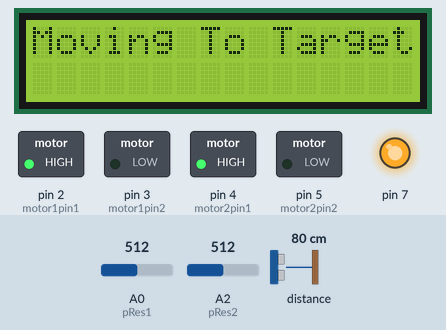
This sketch was run on a simulated Arduino Uno, built with avr-gcc and run on an emulated ATmega328P. Shown: 16×2 character LCD, switched loads named in the sketch (green lamp = pin HIGH), output pins drawn as LEDs (lit = HIGH). The test bench sets the inputs (shaded band); at power-on: A2 (pRes2) = 512, distance to the obstacle 80 cm, A0 (pRes1) = 512. The echo pulse lasts 58.3 µs per cm; pins used as bus, display or sensor lines are not drawn; what the sketch prints to the serial monitor is not drawn.

Above: at 1.2 s.
1.3 s: A2 (pRes2) set to 538
At 2.1 s:
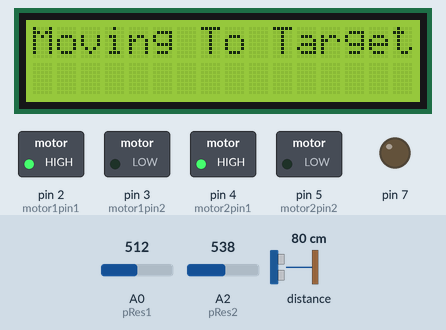
2.9 s: distance to the obstacle set to 9 cm
4.4 s: distance to the obstacle set to 6 cm
At 5.5 s:
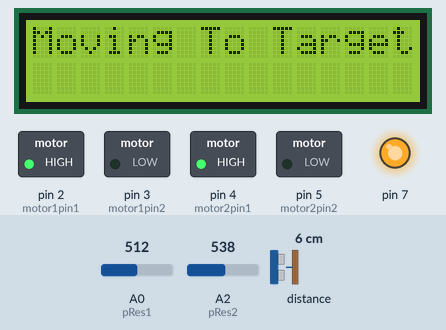
6.1 s: A0 (pRes1) set to 109
9.1 s: A0 (pRes1) set to 92
12.1 s: distance to the obstacle set to 2 cm
At 13.3 s:
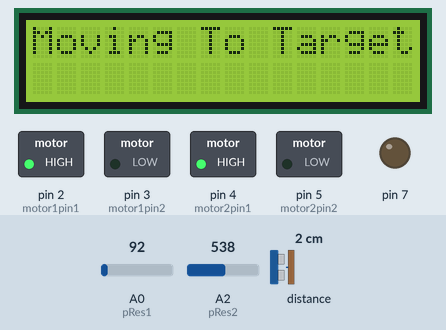
Timing chart, 0 to 14.7 s (numbered marks = the images above; inputs shaded):
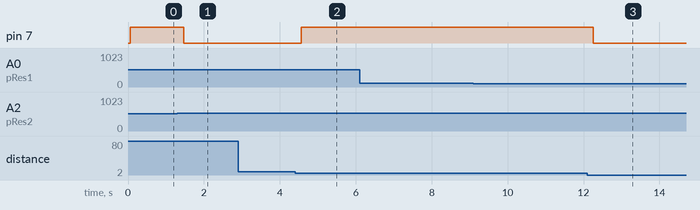

Measured:
- the behaviour switches between 521 and 522 on A2 (pRes2) (found by bisection; images 0 and 1)
- the behaviour switches between 8 and 7 cm on distance to the obstacle (found by bisection; images 1 and 2)
- after the input at 1.3 s, pin 7: HIGH → LOW after 0.17 s
- after the input at 2.9 s, every drawn part: stays the same
- after the input at 4.4 s, pin 7: LOW → HIGH after 0.16 s
- after the input at 6.1 s, every drawn part: stays the same
- after the input at 9.1 s, every drawn part: stays the same
- after the input at 12.1 s, pin 7: HIGH → LOW after 0.15 s

The sketch:

controller.ino
```cpp
#include <LiquidCrystal.h>

const int rs = 13, en = 12, d4 = 11, d5 = 10, d6 = 9, d7 = 8;
LiquidCrystal lcd(rs, en, d4, d5, d6, d7);
#define LCD_CONTRAST_PIN 6
#define LCD_BACKLIGHT_PIN 10


//ultrasonic sensor
#define trigPin 1 //trigger
#define echoPin 0 //echo


//motors
int motor1pin1 = 2;
int motor1pin2 = 3;

int motor2pin1 = 4;
int motor2pin2 = 5;


//photoresistors
#define pRes1 A0 //left
#define pRes2 A2 //right

//constants
#define turnDelay 30
#define updateDelay 70
#define lightThreshold 50

bool turnLeft = 0;
bool turnRight = 0;


bool targetAquireMode = 1;

void setup() {
  Serial.begin(9600);
  /*
  analogWrite(LCD_BACKLIGHT_PIN, 255);
  analogWrite(LCD_CONTRAST_PIN, 30);
  */

  lcd.begin(16, 2);

  //ULTRASONIC
  pinMode(trigPin, OUTPUT);
  pinMode(echoPin, INPUT);

  //PHOTORESISTORS
  pinMode(pRes1, INPUT);
  pinMode(pRes2, INPUT);


  //MOTORS
  pinMode(motor1pin1, OUTPUT);
  pinMode(motor1pin2, OUTPUT);
  pinMode(motor2pin1, OUTPUT);
  pinMode(motor2pin2, OUTPUT);

  digitalWrite(motor1pin1, HIGH);
  digitalWrite(motor1pin2, LOW);
  digitalWrite(motor2pin1, HIGH);
  digitalWrite(motor2pin2, LOW);

  pinMode(6, OUTPUT);
  pinMode(7, OUTPUT);
}

void loop() {

    long amplitudeLeft;
    long amplitudeRight;

    amplitudeLeft = analogRead(pRes1);
    amplitudeRight = analogRead(pRes2);


    Serial.print(amplitudeLeft);
    Serial.println(" amplitudeLeft");
    Serial.print(amplitudeRight);
    Serial.println(" amplitudeRight");


  if (turnLeft) {
    Serial.println("left");
    analogWrite(6, 0);
    analogWrite(7, 255);

  }
  else if (turnRight) {
    Serial.println("right");
    analogWrite(6, 255);
    analogWrite(7, 0);
  }
  else {
    Serial.println("fwd");
    analogWrite(6, 255);
    analogWrite(7, 150);
  }
  if (targetAquireMode) {
    turnLeft = 1;
    lcd.setCursor(0, 0);
    lcd.print("Acquiring Target");

    if(amplitudeLeft > lightThreshold && amplitudeRight > lightThreshold){
      lcd.clear();
      lcd.print("Moving To Target");
      lcd.setCursor(0, 1);
      targetAquireMode = 0;
      turnLeft = 0;
    }

    delay(updateDelay);
  }
  // begin moving towards target
  else {
    long duration, distance;
    /*
    lcd.setCursor(0, 1);
    int distancePrint = (int)distance;
    lcd.print(distancePrint);
    */
    ping(); //ping the ultrasonic sensor

    duration = pulseIn(echoPin, HIGH);
    distance = duration * 0.034 / 2;

    Serial.print(distance);
    Serial.println(" cm");

    if (distance <= 6 && distance > 2) {
      //stop condition
      Serial.println("Obstacle detected");
      turnLeft = 1;
      turnRight = 0;
    }

    else {
      turnLeft = 0;
      turnRight = 0;

      if(abs(amplitudeLeft - amplitudeRight) < 10){
        turnLeft = 0;
        turnRight = 0;
      }
      //tr
      else if(amplitudeLeft > amplitudeRight){
        turnLeft = 1;
        delay(turnDelay);
        turnRight = 0;
      }
      else if(amplitudeRight > amplitudeLeft){
        turnRight = 1;
        delay(turnDelay);
        turnLeft = 0;
      }
    }

    delay(updateDelay);
  }
}

void ping(){
  digitalWrite(trigPin, LOW);
  delayMicroseconds(2);
  digitalWrite(trigPin, HIGH);
  delayMicroseconds(10);
  digitalWrite(trigPin, LOW);
}
```
